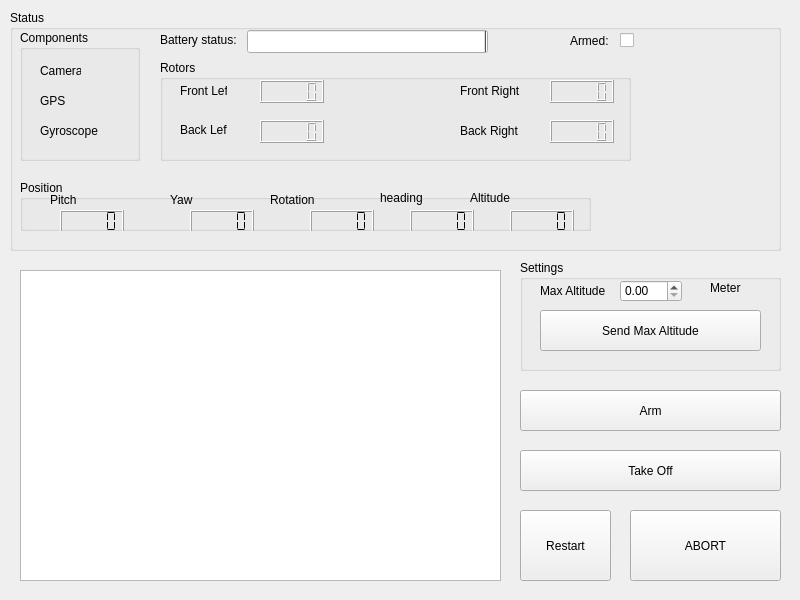
<?xml version="1.0" encoding="UTF-8"?>
<ui version="4.0">
 <class>QuadcopterWindow</class>
 <widget class="QMainWindow" name="QuadcopterWindow">
  <property name="enabled">
   <bool>true</bool>
  </property>
  <property name="geometry">
   <rect>
    <x>0</x>
    <y>0</y>
    <width>800</width>
    <height>600</height>
   </rect>
  </property>
  <property name="minimumSize">
   <size>
    <width>800</width>
    <height>600</height>
   </size>
  </property>
  <property name="maximumSize">
   <size>
    <width>800</width>
    <height>600</height>
   </size>
  </property>
  <property name="windowTitle">
   <string>Quadcopter</string>
  </property>
  <widget class="QWidget" name="centralwidget">
   <widget class="QGroupBox" name="statusBox">
    <property name="geometry">
     <rect>
      <x>10</x>
      <y>10</y>
      <width>771</width>
      <height>241</height>
     </rect>
    </property>
    <property name="title">
     <string>Status</string>
    </property>
    <widget class="QGroupBox" name="componentBox">
     <property name="geometry">
      <rect>
       <x>10</x>
       <y>20</y>
       <width>120</width>
       <height>131</height>
      </rect>
     </property>
     <property name="title">
      <string>Components</string>
     </property>
     <widget class="QLabel" name="cameraLabel">
      <property name="geometry">
       <rect>
        <x>20</x>
        <y>30</y>
        <width>41</width>
        <height>21</height>
       </rect>
      </property>
      <property name="text">
       <string>Camera</string>
      </property>
     </widget>
     <widget class="QLabel" name="gpsLabel">
      <property name="geometry">
       <rect>
        <x>20</x>
        <y>60</y>
        <width>47</width>
        <height>21</height>
       </rect>
      </property>
      <property name="text">
       <string>GPS</string>
      </property>
     </widget>
     <widget class="QLabel" name="gyroscopeLabel">
      <property name="geometry">
       <rect>
        <x>20</x>
        <y>90</y>
        <width>61</width>
        <height>21</height>
       </rect>
      </property>
      <property name="text">
       <string>Gyroscope</string>
      </property>
     </widget>
    </widget>
    <widget class="QGroupBox" name="rotorStatusBox">
     <property name="geometry">
      <rect>
       <x>150</x>
       <y>50</y>
       <width>471</width>
       <height>101</height>
      </rect>
     </property>
     <property name="title">
      <string>Rotors</string>
     </property>
     <widget class="QLabel" name="flLabel">
      <property name="geometry">
       <rect>
        <x>20</x>
        <y>20</y>
        <width>47</width>
        <height>21</height>
       </rect>
      </property>
      <property name="text">
       <string>Front Left</string>
      </property>
     </widget>
     <widget class="QLabel" name="blLabel">
      <property name="geometry">
       <rect>
        <x>20</x>
        <y>60</y>
        <width>47</width>
        <height>20</height>
       </rect>
      </property>
      <property name="text">
       <string>Back Left</string>
      </property>
     </widget>
     <widget class="QLabel" name="frLabel">
      <property name="geometry">
       <rect>
        <x>300</x>
        <y>20</y>
        <width>61</width>
        <height>21</height>
       </rect>
      </property>
      <property name="text">
       <string>Front Right</string>
      </property>
     </widget>
     <widget class="QLabel" name="brLabel">
      <property name="geometry">
       <rect>
        <x>300</x>
        <y>60</y>
        <width>61</width>
        <height>21</height>
       </rect>
      </property>
      <property name="text">
       <string>Back Right</string>
      </property>
     </widget>
     <widget class="QLCDNumber" name="flValue">
      <property name="geometry">
       <rect>
        <x>100</x>
        <y>20</y>
        <width>64</width>
        <height>23</height>
       </rect>
      </property>
     </widget>
     <widget class="QLCDNumber" name="blValue">
      <property name="geometry">
       <rect>
        <x>100</x>
        <y>60</y>
        <width>64</width>
        <height>23</height>
       </rect>
      </property>
     </widget>
     <widget class="QLCDNumber" name="frValue">
      <property name="geometry">
       <rect>
        <x>390</x>
        <y>20</y>
        <width>64</width>
        <height>23</height>
       </rect>
      </property>
     </widget>
     <widget class="QLCDNumber" name="brValue">
      <property name="geometry">
       <rect>
        <x>390</x>
        <y>60</y>
        <width>64</width>
        <height>23</height>
       </rect>
      </property>
     </widget>
    </widget>
    <widget class="QProgressBar" name="batteryBar">
     <property name="geometry">
      <rect>
       <x>237</x>
       <y>20</y>
       <width>241</width>
       <height>23</height>
      </rect>
     </property>
     <property name="maximum">
      <number>100</number>
     </property>
     <property name="value">
      <number>0</number>
     </property>
     <property name="textVisible">
      <bool>true</bool>
     </property>
     <property name="invertedAppearance">
      <bool>true</bool>
     </property>
    </widget>
    <widget class="QLabel" name="batteryLabel">
     <property name="geometry">
      <rect>
       <x>150</x>
       <y>20</y>
       <width>81</width>
       <height>20</height>
      </rect>
     </property>
     <property name="text">
      <string>Battery status:</string>
     </property>
    </widget>
    <widget class="QLabel" name="armedLabel">
     <property name="geometry">
      <rect>
       <x>560</x>
       <y>20</y>
       <width>41</width>
       <height>21</height>
      </rect>
     </property>
     <property name="text">
      <string>Armed:</string>
     </property>
    </widget>
    <widget class="QGroupBox" name="positionBox">
     <property name="geometry">
      <rect>
       <x>10</x>
       <y>170</y>
       <width>571</width>
       <height>51</height>
      </rect>
     </property>
     <property name="title">
      <string>Position</string>
     </property>
     <widget class="QLabel" name="pitchLabel">
      <property name="geometry">
       <rect>
        <x>30</x>
        <y>10</y>
        <width>47</width>
        <height>20</height>
       </rect>
      </property>
      <property name="text">
       <string>Pitch</string>
      </property>
     </widget>
     <widget class="QLabel" name="yawLabel">
      <property name="geometry">
       <rect>
        <x>150</x>
        <y>10</y>
        <width>47</width>
        <height>20</height>
       </rect>
      </property>
      <property name="text">
       <string>Yaw</string>
      </property>
     </widget>
     <widget class="QLabel" name="rotationLabel">
      <property name="geometry">
       <rect>
        <x>250</x>
        <y>10</y>
        <width>47</width>
        <height>20</height>
       </rect>
      </property>
      <property name="text">
       <string>Rotation</string>
      </property>
     </widget>
     <widget class="QLabel" name="altitudeLabel">
      <property name="geometry">
       <rect>
        <x>450</x>
        <y>10</y>
        <width>47</width>
        <height>16</height>
       </rect>
      </property>
      <property name="text">
       <string>Altitude</string>
      </property>
     </widget>
     <widget class="QLCDNumber" name="pitchValue">
      <property name="geometry">
       <rect>
        <x>40</x>
        <y>30</y>
        <width>64</width>
        <height>23</height>
       </rect>
      </property>
      <property name="frameShape">
       <enum>QFrame::Box</enum>
      </property>
      <property name="frameShadow">
       <enum>QFrame::Raised</enum>
      </property>
      <property name="lineWidth">
       <number>1</number>
      </property>
      <property name="midLineWidth">
       <number>0</number>
      </property>
      <property name="segmentStyle">
       <enum>QLCDNumber::Flat</enum>
      </property>
     </widget>
     <widget class="QLCDNumber" name="yawValue">
      <property name="geometry">
       <rect>
        <x>170</x>
        <y>30</y>
        <width>64</width>
        <height>23</height>
       </rect>
      </property>
      <property name="segmentStyle">
       <enum>QLCDNumber::Flat</enum>
      </property>
     </widget>
     <widget class="QLCDNumber" name="rotationValue">
      <property name="geometry">
       <rect>
        <x>290</x>
        <y>30</y>
        <width>64</width>
        <height>23</height>
       </rect>
      </property>
      <property name="segmentStyle">
       <enum>QLCDNumber::Flat</enum>
      </property>
     </widget>
     <widget class="QLCDNumber" name="altitudeValue">
      <property name="geometry">
       <rect>
        <x>490</x>
        <y>30</y>
        <width>64</width>
        <height>23</height>
       </rect>
      </property>
      <property name="segmentStyle">
       <enum>QLCDNumber::Flat</enum>
      </property>
     </widget>
     <widget class="QLabel" name="headingLabel">
      <property name="geometry">
       <rect>
        <x>360</x>
        <y>10</y>
        <width>47</width>
        <height>16</height>
       </rect>
      </property>
      <property name="text">
       <string>heading</string>
      </property>
     </widget>
     <widget class="QLCDNumber" name="headingValue">
      <property name="geometry">
       <rect>
        <x>390</x>
        <y>30</y>
        <width>64</width>
        <height>23</height>
       </rect>
      </property>
      <property name="segmentStyle">
       <enum>QLCDNumber::Flat</enum>
      </property>
     </widget>
    </widget>
    <widget class="QCheckBox" name="armedCheck">
     <property name="geometry">
      <rect>
       <x>610</x>
       <y>20</y>
       <width>16</width>
       <height>21</height>
      </rect>
     </property>
     <property name="text">
      <string/>
     </property>
    </widget>
   </widget>
   <widget class="QPushButton" name="abortButton">
    <property name="geometry">
     <rect>
      <x>630</x>
      <y>510</y>
      <width>151</width>
      <height>71</height>
     </rect>
    </property>
    <property name="autoFillBackground">
     <bool>false</bool>
    </property>
    <property name="text">
     <string>ABORT</string>
    </property>
   </widget>
   <widget class="QPushButton" name="takeOff_LandButton">
    <property name="geometry">
     <rect>
      <x>520</x>
      <y>450</y>
      <width>261</width>
      <height>41</height>
     </rect>
    </property>
    <property name="text">
     <string>Take Off</string>
    </property>
   </widget>
   <widget class="QPushButton" name="armButton">
    <property name="enabled">
     <bool>true</bool>
    </property>
    <property name="geometry">
     <rect>
      <x>520</x>
      <y>390</y>
      <width>261</width>
      <height>41</height>
     </rect>
    </property>
    <property name="text">
     <string>Arm</string>
    </property>
   </widget>
   <widget class="QPushButton" name="restartButton">
    <property name="geometry">
     <rect>
      <x>520</x>
      <y>510</y>
      <width>91</width>
      <height>71</height>
     </rect>
    </property>
    <property name="text">
     <string>Restart</string>
    </property>
   </widget>
   <widget class="QGroupBox" name="settingsBox">
    <property name="geometry">
     <rect>
      <x>520</x>
      <y>260</y>
      <width>261</width>
      <height>111</height>
     </rect>
    </property>
    <property name="title">
     <string>Settings</string>
    </property>
    <widget class="QLabel" name="cmLabel">
     <property name="geometry">
      <rect>
       <x>190</x>
       <y>20</y>
       <width>61</width>
       <height>16</height>
      </rect>
     </property>
     <property name="text">
      <string>Meter</string>
     </property>
    </widget>
    <widget class="QLabel" name="maxAltitudeLabel">
     <property name="geometry">
      <rect>
       <x>20</x>
       <y>20</y>
       <width>71</width>
       <height>21</height>
      </rect>
     </property>
     <property name="text">
      <string>Max Altitude</string>
     </property>
    </widget>
    <widget class="QPushButton" name="sendMaxAltitudeButton">
     <property name="geometry">
      <rect>
       <x>20</x>
       <y>50</y>
       <width>221</width>
       <height>41</height>
      </rect>
     </property>
     <property name="text">
      <string>Send Max Altitude</string>
     </property>
    </widget>
    <widget class="QDoubleSpinBox" name="maxAltitudeInput">
     <property name="geometry">
      <rect>
       <x>100</x>
       <y>20</y>
       <width>62</width>
       <height>22</height>
      </rect>
     </property>
     <property name="maximum">
      <double>100.000000000000000</double>
     </property>
    </widget>
   </widget>
   <widget class="QTextEdit" name="messageOutput">
    <property name="geometry">
     <rect>
      <x>20</x>
      <y>270</y>
      <width>481</width>
      <height>311</height>
     </rect>
    </property>
   </widget>
  </widget>
 </widget>
 <resources/>
 <connections/>
</ui>
